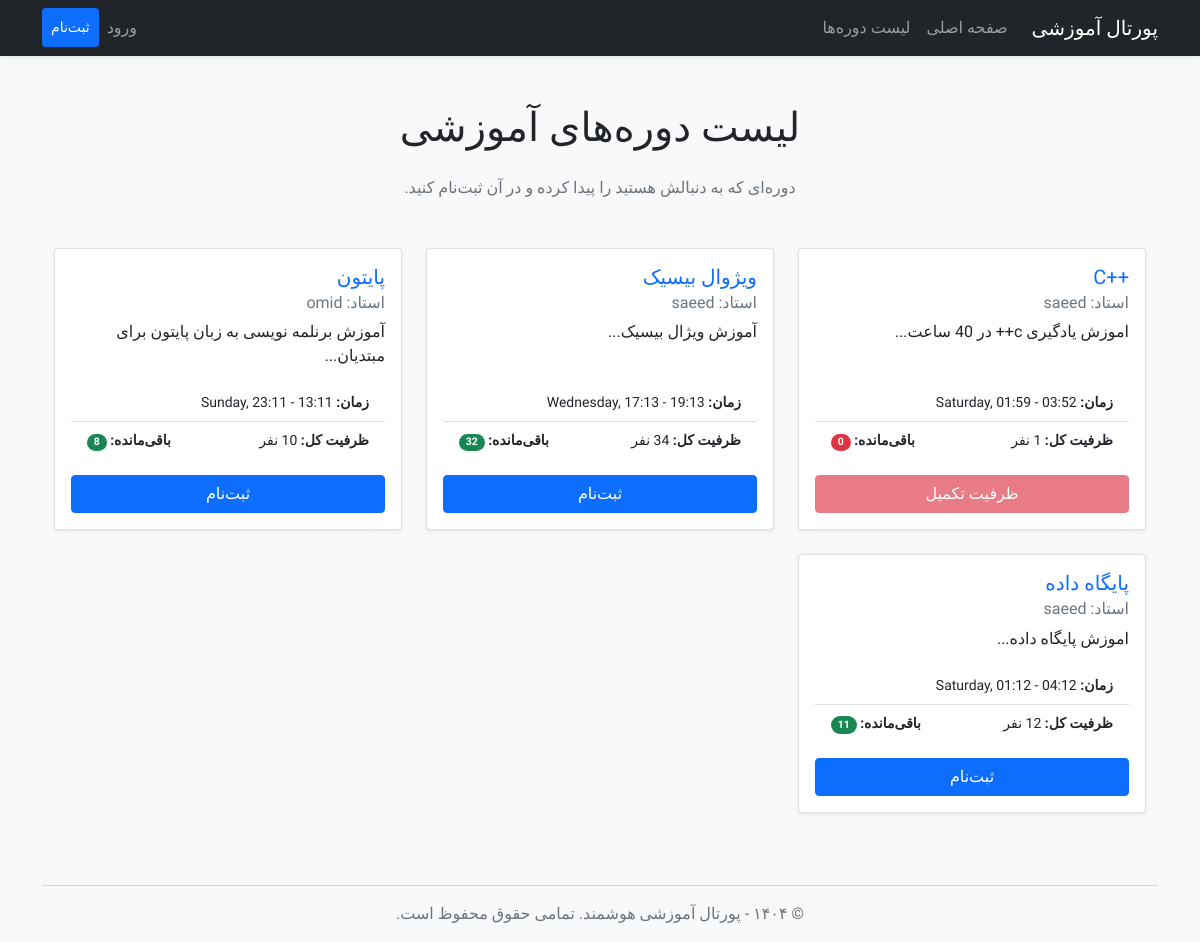
The app's page /courses, older data.
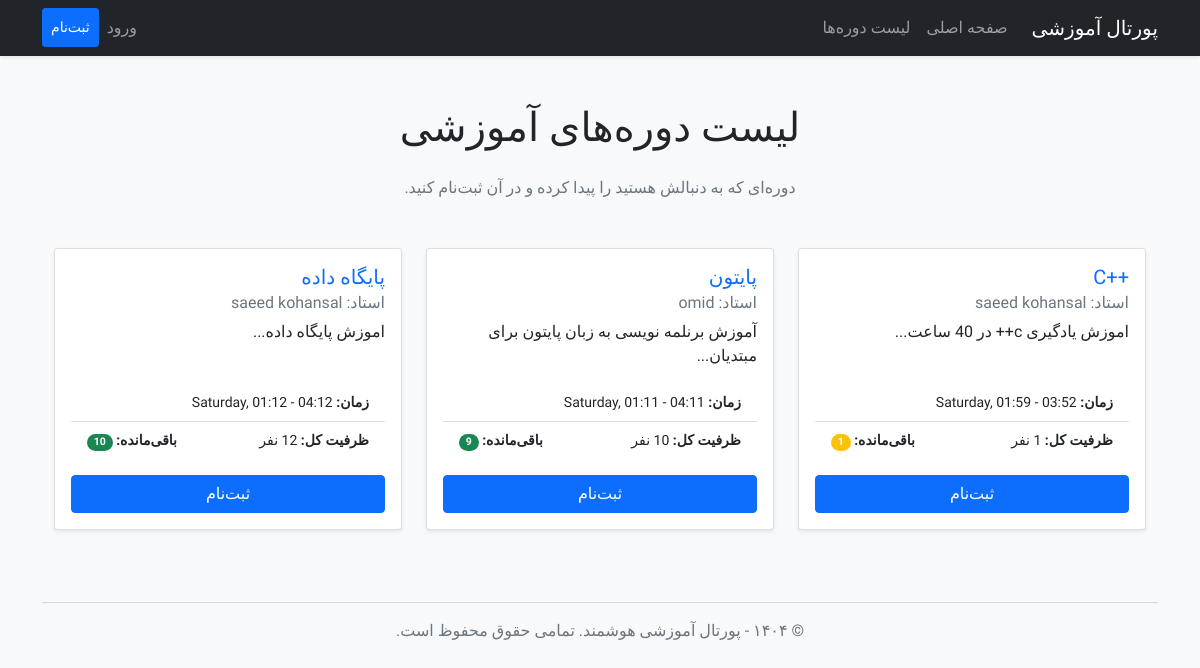
The same page, newer data.
### app/models.py (models this page shows, shortened)
class Course(db.Model):
    id = db.Column(db.Integer, primary_key=True)
    title = db.Column(db.String(140), nullable=False)
    description = db.Column(db.Text)
    day_of_week = db.Column(db.String(20), nullable=False)
    start_time = db.Column(db.Time, nullable=False)
    end_time = db.Column(db.Time, nullable=False)
    capacity = db.Column(db.Integer, default=20)
    instructor_id = db.Column(db.Integer, db.ForeignKey('user.id'))
    enrollments = db.relationship('Enrollment', backref='course', lazy='dynamic', foreign_keys='Enrollment.course_id')

class User(UserMixin, db.Model):
    id = db.Column(db.Integer, primary_key=True)
    username = db.Column(db.String(64), index=True, unique=True, nullable=False)
    email = db.Column(db.String(120), index=True, unique=True, nullable=False)
    password_hash = db.Column(db.String(128))
    role = db.Column(db.String(20), nullable=False, default='student') # نقش‌ها: student, instructor, admin
    enrollments = db.relationship('Enrollment', backref='student', lazy='dynamic', foreign_keys='Enrollment.user_id')
    taught_courses = db.relationship('Course', backref='instructor', lazy='dynamic', foreign_keys='Course.instructor_id')

### app/routes.py (the view)
@app.route('/courses')
def courses():
    all_courses = Course.query.options(db.joinedload(Course.instructor)).order_by(Course.title).all()
    enrollment_counts = {
        enrollment.course_id: enrollment.count
        for enrollment in db.session.query(
            Enrollment.course_id, db.func.count(Enrollment.course_id).label('count')
        ).group_by(Enrollment.course_id).all()
    }
    student_enrollments_ids = []
    if current_user.is_authenticated and current_user.role == 'student':
        student_enrollments_ids = [
            e.course_id for e in Enrollment.query.filter_by(user_id=current_user.id).all()
        ]
    return render_template(
        'courses.html',
        title='Courses',
        courses=all_courses,
        enrollment_counts=enrollment_counts,
        student_enrollments_ids=student_enrollments_ids
    )

### app/templates/courses.html
{% extends "base.html" %}
{% block content %}
<div class="container py-4">
    <h1 class="mb-4 text-center">لیست دوره‌های آموزشی</h1>
    <p class="text-center text-muted mb-5">دوره‌ای که به دنبالش هستید را پیدا کرده و در آن ثبت‌نام کنید.</p>
    <div class="row row-cols-1 row-cols-md-2 row-cols-lg-3 g-4">
        {% for course in courses %}
        {% set enrolled_count = enrollment_counts.get(course.id, 0) %}
        {% set remaining_capacity = course.capacity - enrolled_count %}
        <div class="col">
            <div class="card h-100 shadow-sm card-hover">
                <div class="card-body d-flex flex-column">
                    <h5 class="card-title">
                        <a href="{{ url_for('course_detail', course_id=course.id) }}" class="text-decoration-none stretched-link">
                            {{ course.title }}
                        </a>
                    </h5>
                    <h6 class="card-subtitle mb-2 text-muted">استاد: {{ course.instructor.username }}</h6>
                    <p class="card-text flex-grow-1">{{ course.description[:80] }}...</p>
                    <ul class="list-group list-group-flush mb-3">
                        <li class="list-group-item small">
                            <strong>زمان:</strong> {{ course.day_of_week }}, {{ course.start_time.strftime('%H:%M') }} - {{ course.end_time.strftime('%H:%M') }}
                        </li>
                        <li class="list-group-item small d-flex justify-content-between">
                            <span><strong>ظرفیت کل:</strong> {{ course.capacity }} نفر</span>
                            <span><strong>باقی‌مانده:</strong>
                                <span class="badge bg-{% if remaining_capacity > 5 %}success{% elif remaining_capacity > 0 %}warning{% else %}danger{% endif %} rounded-pill">
                                    {{ remaining_capacity }}
                                </span>
                            </span>
                        </li>
                    </ul>
                    <div class="mt-auto">
                        {% if course.id in student_enrollments_ids %}
                            <button type="button" class="btn btn-secondary w-100" disabled>شما ثبت‌نام کرده‌اید</button>
                        {% elif remaining_capacity > 0 %}
                            <form action="{{ url_for('enroll', course_id=course.id) }}" method="POST">
                                <button type="submit" class="btn btn-primary w-100">ثبت‌نام</button>
                            </form>
                        {% else %}
                            <button type="button" class="btn btn-danger w-100" disabled>ظرفیت تکمیل</button>
                        {% endif %}
                    </div>
                </div>
            </div>
        </div>
        {% else %}
        <div class="col-12">
            <p class="text-center">در حال حاضر هیچ دوره‌ای برای نمایش وجود ندارد.</p>
        </div>
        {% endfor %}
    </div>
</div>
{% endblock %}

### app/templates/base.html (shortened to what this page needs)
<!doctype html>
<html lang="fa" dir="rtl">
<head>
    <link href="https://cdn.jsdelivr.net/npm/bootstrap@5.1.3/dist/css/bootstrap.rtl.min.css" rel="stylesheet">
    <link rel="stylesheet" href="{{ url_for('static', filename='css/style.css') }}">
</head>
<body class="bg-light">
    <nav class="navbar navbar-expand-lg navbar-dark bg-dark shadow-sm">
        <div class="container">
            <a class="navbar-brand" href="{{ url_for('home') }}">پورتال آموزشی</a>
            <div class="collapse navbar-collapse" id="navbarNav">
                <ul class="navbar-nav me-auto mb-2 mb-lg-0">
                    <li class="nav-item">
                        <a class="nav-link" href="{{ url_for('home') }}">صفحه اصلی</a>
                    </li>
                    <li class="nav-item">
                        <a class="nav-link" href="{{ url_for('courses') }}">لیست دوره‌ها</a>
                    </li>
                </ul>
                <ul class="navbar-nav ms-auto">
                    {% if current_user.is_anonymous %}
                    <li class="nav-item">
                        <a class="nav-link" href="{{ url_for('login') }}">ورود</a>
                    </li>
                    <li class="nav-item">
                        <a class="nav-link btn btn-primary btn-sm text-white" href="{{ url_for('register') }}">ثبت‌نام</a>
                    </li>
                    {% endif %}
                </ul>
            </div>
        </div>
    </nav>
    <main class="container mt-4">
        {% block content %}{% endblock %}
    </main>
    <footer class="container text-center mt-5 mb-3 text-muted">
        <hr>
        <p>&copy; ۱۴۰۴ - پورتال آموزشی هوشمند. تمامی حقوق محفوظ است.</p>
    </footer>
</body>
</html>

### app/static/css/style.css (style rules this page uses)
body { font-family: 'Vazirmatn', sans-serif; font-weight: 400; }

Row changes from the older to the newer data that the page shows:
removed Course: title "ویژوال بیسیک", instructor.username "saeed", description "آموزش ویژال بیسیک", day_of_week "Wednesday", start_time "17:13", end_time "19:13", remaining_capacity "32"
changed through a linked row, Course "اموزش یادگیری c++ در 40 ساعت": instructor.username "saeed" → "saeed kohansal"; remaining_capacity "0" → "1"; text "ظرفیت تکمیل" → "ثبت‌نام"
changed Course "پایتون": day_of_week "Sunday" → "Saturday"; start_time "23:11" → "01:11"; end_time "13:11" → "04:11"; remaining_capacity "8" → "9"
changed through a linked row, Course "پایگاه داده": instructor.username "saeed" → "saeed kohansal"; remaining_capacity "11" → "10"
